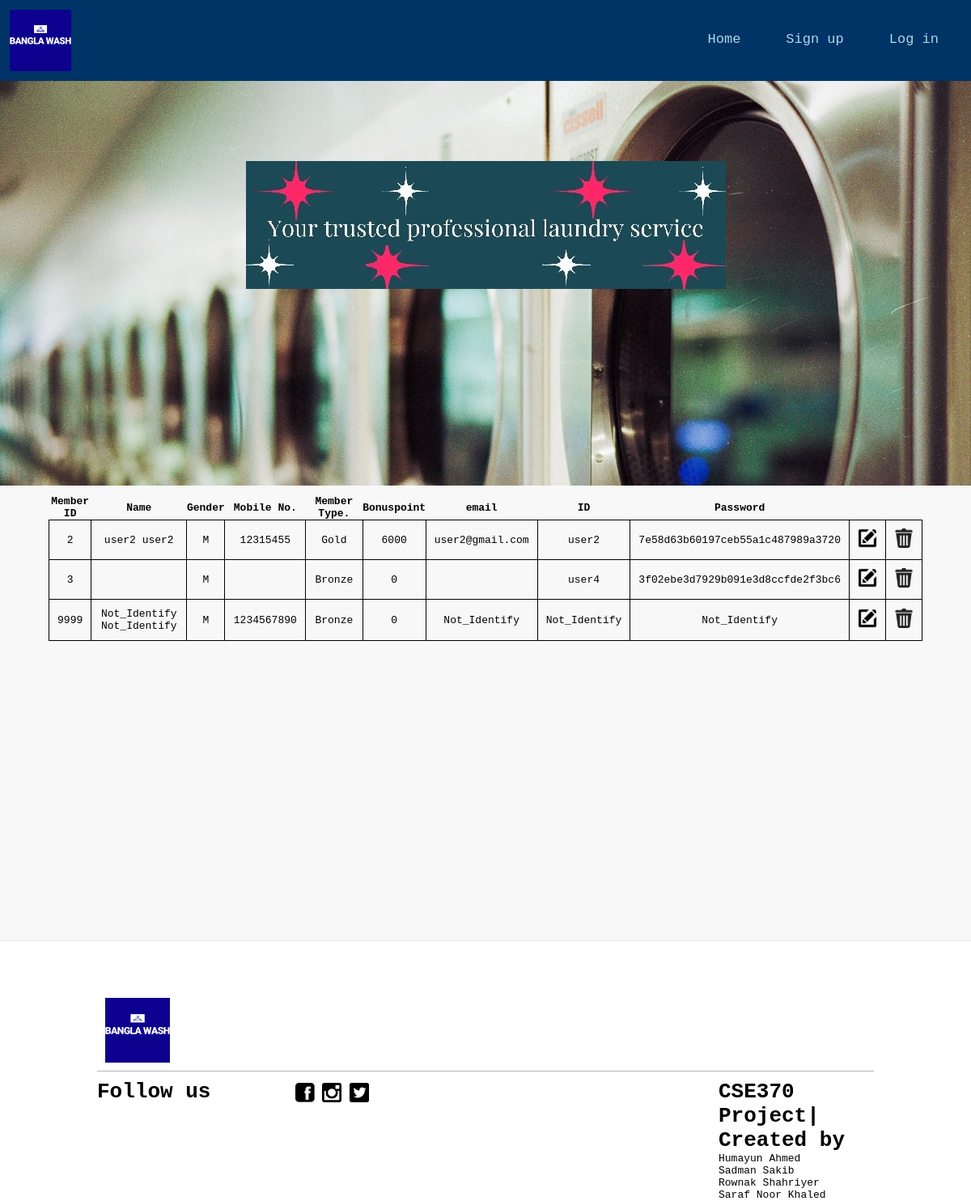
The page /membermanagement.php on the database its author committed.
### tables this page shows
CREATE TABLE `member` (
  `memberId` int(15) NOT NULL,
  `firstName` varchar(45) NOT NULL,
  `lastName` varchar(45) NOT NULL,
  `mobileNo` varchar(10) NOT NULL,
  `address` varchar(45) NOT NULL,
  `memberTypeId` int(1) NOT NULL,
  `bonusPoint` int(5) NOT NULL,
  `email` varchar(45) NOT NULL,
  `memberUserId` varchar(45) NOT NULL,
  `password` varchar(45) NOT NULL,
  `gender` enum('M','F') NOT NULL
);

CREATE TABLE `m_type` (
  `m_TypeId` int(1) NOT NULL,
  `m_TypeName` varchar(10) DEFAULT NULL
);

### membermanagement.php (the view, shortened to what this page needs)
<?php 	require_once('connect.php'); ?>
<!DOCTYPE html>
<html>
  <head>
    <link rel="stylesheet" type="text/css" href="style.css">
  </head>
  <div class="header">
    <div class="logoWrapper">
      <img class="logo" src="assets/images/banglawash-logo.png"  >
      <div class="topnav">
        <a href="staffsignin.php">Log in</a>
        <a href="staffregister.php">Sign up</a>
        <a href="management.php">Home</a>
      </div>
    </div>
    <div class="motto">
      <h1><img src="assets/images/banner1.jpg" ></h1>
    </div>
  </div>
  <body>
    <div class="row">
    <div class="content">
      <div class="boxWrapper">
        <div class="">
          <table>
                  <col width="5%">
                  <col width="15%">
                  <col width="5%">
                  <col width="10%">
                  <col width="10%">
                  <col width="5%">
                  <col width="10%">
                  <col width="10%">
                  <col width="10%">
                  <tr>
                      <th>Member ID</th>
                      <th>Name</th>
                      <th>Gender</th>
                      <th>Mobile No.</th>
                      <th>Member Type.</th>
                      <th>Bonuspoint</th>
                      <th>email</th>
                      <th>ID</th>
                      <th>Password</th>
                  </tr>
  		 <?php
  				 	$q="SELECT *,m_TypeName FROM `member`,m_type WHERE `memberTypeId` = m_TypeId";
  					$result=$mysqli->query($q);
  				 while($row=$result->fetch_array()){ ?>
                   <tr>
                      <td><?=$row['memberId']?></td>
                      <td><?=$row['firstName']?> <?=$row['lastName']?></td>
                      <td><?=$row['gender']?></td>
                      <td><?=$row['mobileNo']?></td>
                      <td><?=$row['m_TypeName']?></td>
                      <td><?=$row['bonusPoint']?></td>
                      <td><?=$row['email']?></td>
                      <td><?=$row['memberUserId']?></td>
                      <td><?=$row['password']?></td>
                      <td><a href='modmemberinfo.php?userid=<?=$row['memberId']?>'> <img src="assets/modify.png" width="24" height="24"></a></td>
                      <td><a href='delmemberinfo.php?userid=<?=$row['memberId']?>'> <img src="assets/delete.png" width="24" height="24"></a></td>
                  </tr>
  				<?php } ?>
              </table>
        </div>
      </div>
    </div>
  </div>
  <footer>
    <div class="footerContent">
      <div class="logoWrapper">
        <img class="logo" src="assets/images/banglawash-logo.png" border="0" />
      </div>
      <div class="leftFooter">
        <h1 id="followUs">Follow us </h1>
        <div class="iconWrapper">
          <a href="https://www.facebook.com/">
            <img class="socialIcon" src="assets/facebook.png"  />
          </a>
          <a href="https://www.instagram.com/">
            <img class="socialIcon" src="assets/ig.png" />
          </a>
          <a href="https://twitter.com/">
            <img class="socialIcon" src="assets/twitter.png"  />
          </a>
        </div>
      </div>
      <div class="rightFooter">
        <div class="memberCredit">
          <h1>CSE370 Project| Created by</h1>
        </div>
        <div class="nameList">
          <ul id="name">
            <li>Humayun Ahmed</li>
            <li>Sadman Sakib</li>
            <li>Rownak Shahriyer</li>
            <li>Saraf Noor Khaled</li>
          </ul>
        </div>
      </div>
    </div>
  </footer>
</html>

### style.css (style rules this page uses)
* { font-family: monospace; margin:0; padding:0; box-sizing:border-box; }
a { text-decoration: none; }
.topnav { overflow: hidden; }
.topnav a { margin-right: 2%; float: right; color: lightblue; text-align: center; vertical-align: middle; line-height: 70px; padding: 14px 16px; text-decoration: none; font-size: 17px; }
.logoWrapper { height: 100px; position: relative; }
.logo { padding: 1%; margin: 0; position: absolute; height: 100px; width: 100px; }
.motto { height: 500px; color: #003366; font-weight: bold; text-align: center; vertical-align: center; font-family:monospace; line-height: 500px; background-image: url("assets/images/laundry-machine.jpg" ) ; background-repeat: no-repeat; background-size:cover; }
.header { background-color: #003366; }
.row:after { content: ""; display: table; clear: both; }
.row { background-color: rgba(239,239,239,0.45); }
.content { float: left; width: 100%; margin-top: 1%; }
.boxWrapper { padding-left: 5%; padding-right: 5%; width: 100%; height: 550px; }
footer { background: width: 100%; }
.leftFooter { padding-top: 1%; border-top: 1px solid rgba(10,10,10,0.3); float: left; width: 50%; }
.rightFooter { padding-top: 1%; border-top: 1px solid rgba(10,10,10,0.3); float: left; width: 50%; }
.socialIcon { float: left; height: 10%; width: 10%; margin: 2%; }
.footerContent { width: 100%; padding: 10%; padding-top: 5%; border-top: 1px solid rgba(10,10,10,0.1); }
#followUs { float: left; width: 50%; }
.memberCredit { padding-left: 60%; }
.nameList { padding-left: 60%; }
#name { list-style-type: none; }
.iconWrapper { float: left; width: 50%; }
tr { text-align: center; }
td { border: 1px solid black; padding: 10px; }
table { border-collapse: collapse; width: 100%; }

### rows shown on the page
member: memberId "2", firstName "user2", lastName "user2", gender "M", mobileNo "12315455", m_type.m_TypeName "Gold", bonusPoint "6000", email "user2@gmail.com", memberUserId "user2", password "7e58d63b60197ceb55a1c487989a3720"
member: memberId "3", gender "M", m_type.m_TypeName "Bronze", bonusPoint "0", memberUserId "user4", password "3f02ebe3d7929b091e3d8ccfde2f3bc6"
member: memberId "9999", firstName "Not_Identify", lastName "Not_Identify", gender "M", mobileNo "1234567890", m_type.m_TypeName "Bronze", bonusPoint "0", email "Not_Identify", memberUserId "Not_Identify", password "Not_Identify"
